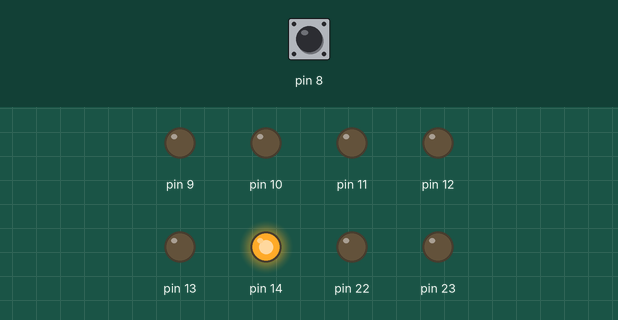
A sketch run on a simulated Arduino Uno, built with avr-gcc and run on an emulated ATmega328P. On the bench: output pins drawn as LEDs (lit = HIGH). The test bench sets the inputs (shaded band); at power-on: pin 8 HIGH.

Above: at 0.8 s.
0.9 s: pin 8 pulled LOW for 0.15 s
At 1.4 s:
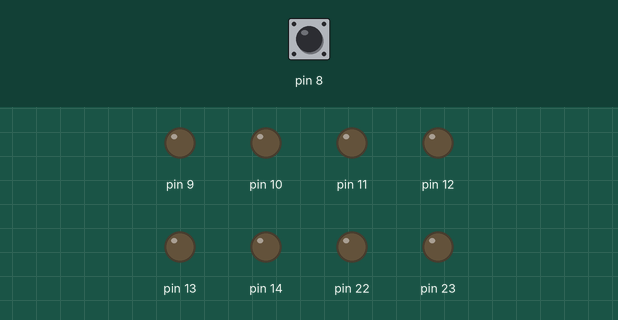
2.5 s: pin 8 pulled LOW for 1 s
At 3.8 s:
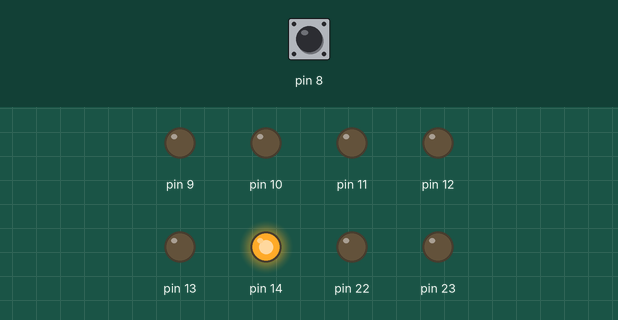
5.0 s: pin 8 pulled LOW for 3.2 s
At 8.6 s:
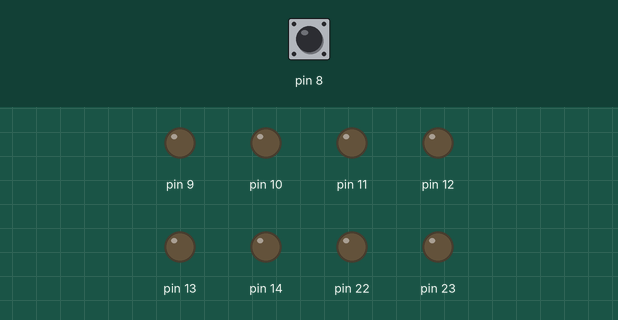
Timing chart, 0 to 10.1 s (numbered marks = the images above; inputs shaded):
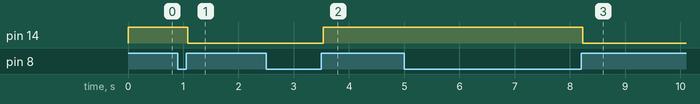

Measured:
- after the input at 0.9 s, pin 14: HIGH → LOW after 0.18 s
- after the input at 2.5 s, pin 14: LOW → HIGH after 1.0 s
- after the input at 5.0 s, pin 14: HIGH → LOW after 3.2 s

The sketch:

Example3.ino
```cpp
#include<avr/io.h>
#include<util/delay.h>

int main(){
  DDRB = 0xFE;
  PORTB = 0x01;
  DDRC = 0x01;
  PORTC = 0x01;
  bool initialized = false;
  bool changed = false;
  while(1){
    if((PINB & 0x01)){
      if(!changed && initialized){
        _delay_ms(30);
        if((PINB & 0x01)){
          PORTC ^= ( 1 << PC0 );
          changed = true;
        }
      }
    } else {
      changed = false;
      initialized = true;
    }
  }
}
```
